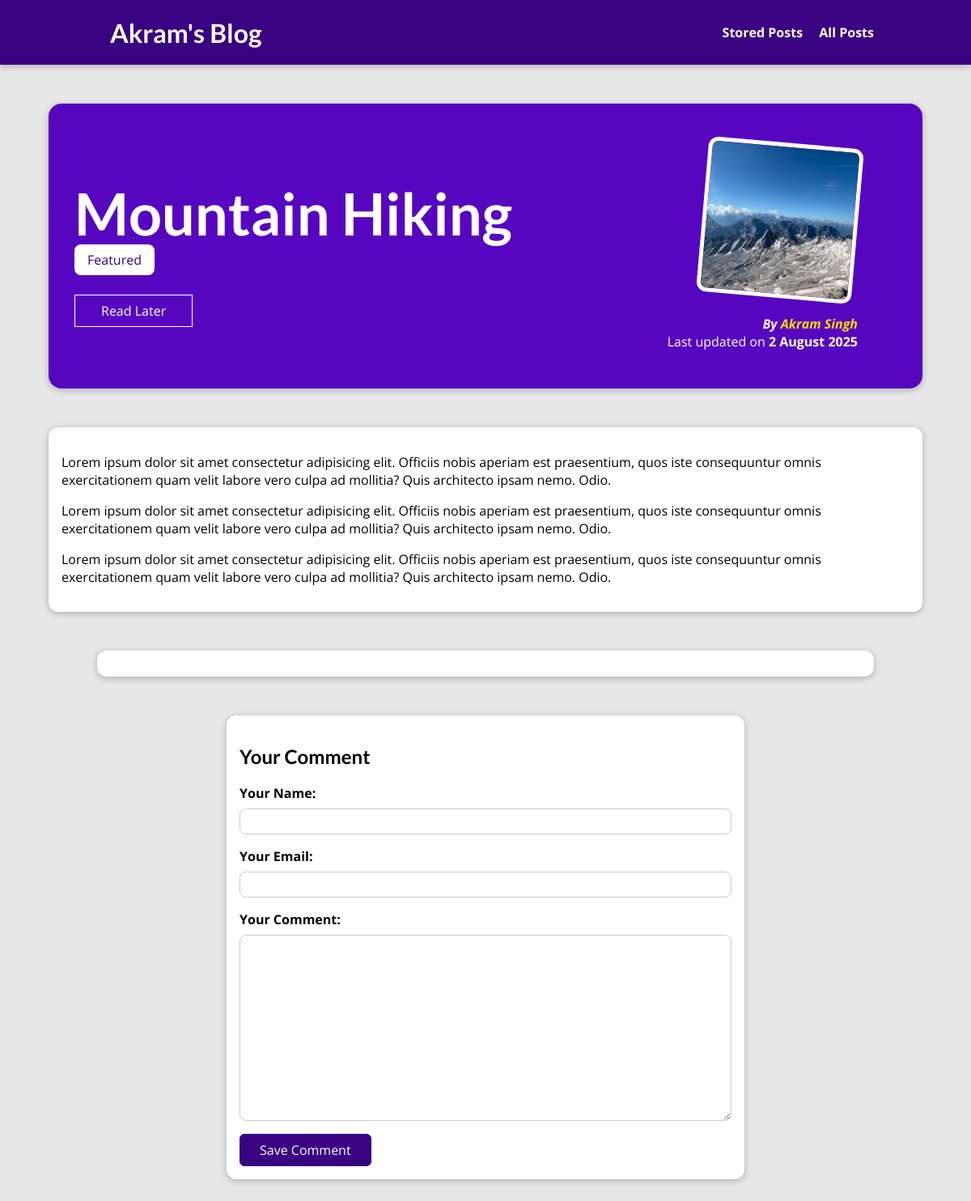
Page /posts/hike-in-the-mountains on the earlier database version.
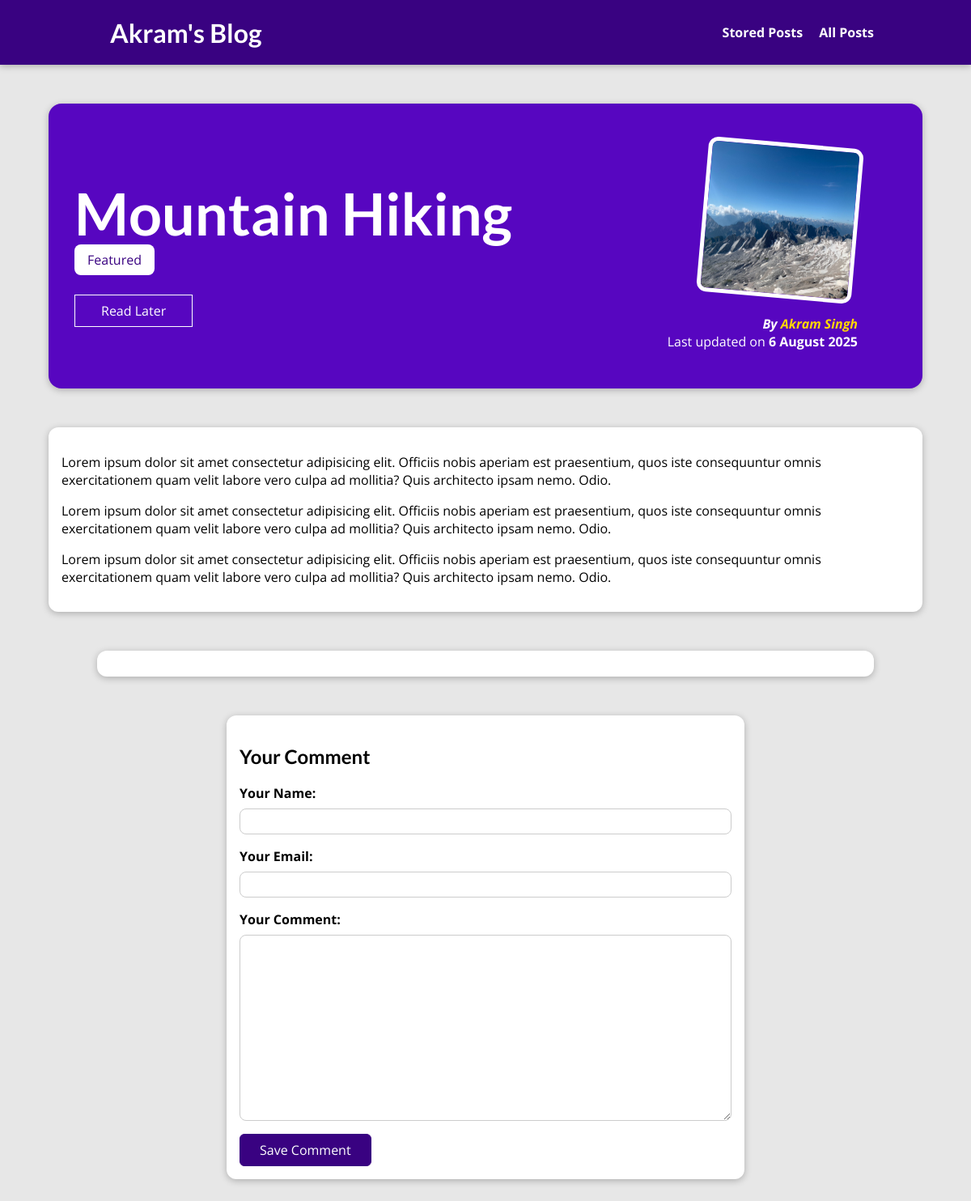
Same page on the later database version.
### blog/models.py (models this page shows, shortened)
class Post(models.Model):
    title = models.CharField(max_length=150)
    excerpt = models.CharField(max_length=200) #, editable=False, blank=True)
    image = models.ImageField(upload_to="posts", null=True)
    date = models.DateField(auto_now=True)
    slug = models.SlugField(max_length=255, default="", blank=True, unique=True)
    content = models.TextField(validators=[MinLengthValidator(10)])
    author = models.ForeignKey(Author, on_delete=models.SET_NULL, null=True, related_name="posts")
    tags = models.ManyToManyField(Tag, related_name="posts")

class Author(models.Model):
    first_name = models.CharField(max_length=100)
    last_name = models.CharField(max_length=100)
    email = models.EmailField()
    def full_name(self):
        return f"{self.first_name} {self.last_name}"
    def __str__(self):
        return self.full_name()

### blog/views.py (the view, shortened to what this page needs)
# urls.py: path("posts/<slug:slug>", views.PostDetailView.as_view(),
class PostDetailView(View):
    def is_stored_post(self, request, post_id):
        stored_posts = request.session.get("stored_posts")
        is_saved_for_later = False
        if stored_posts and post_id in stored_posts:
            is_saved_for_later = True
        return is_saved_for_later
    def get(self, request, slug):
        post = Post.objects.get(slug=slug)
        context={
                "post": post,
                "post_tags": post.tags.all(),
                "comment_form": CommentForm(),
                "comments": post.comments.all().order_by("-id"),
                "saved_for_later": self.is_stored_post(request, post.id),
            }
        return render(request, "blog/post-detail.html", context)

### blog/forms.py
class CommentForm(forms.ModelForm):
    class Meta:
        model = Comment
        exclude = ["post"]
        labels = {
            "user_name": "Your Name",
            "user_email": "Your Email",
            "text": "Your Comment",
        }

### blog/templates/blog/post-detail.html (shortened to what this page needs)
{% extends "base.html" %}
{% load static %}
{% block css_block %}
  <link rel="stylesheet" href="{% static 'blog/post-detail.css' %}">
{% endblock %}
{% block body_block %}
<section id="summary">
  <h2>{{post.title|title}}</h2>
  <div>
    {% for tag in post_tags %}
      <span class="tag">{{ tag.caption }}</span>
    {% endfor %}
  </div>
  <div id="read-later">
    <form action="{% url 'read-later' %}" method="POST">
      <button>
        {% if saved_for_later %}
          Remove From Read Later
        {% else %}
          Read Later
        {% endif %}
      </button>
    </form>
  </div>
  <article>
    <img src="{{ post.image.url }}" alt="{{post.title}}" />
    <address>By <a href="mailto:{{post.author.email}}">{{post.author}}</a></address>
    <div>Last updated on <time>{{ post.date|date:"j F Y" }}</time></div>
  </article>
</section>
<main>
  <p>
    {{post.content|linebreaks}}
  </p>
</main>
<section id="comments">
</section>
<section id="comment-form">
  <h2>Your Comment</h2>
  <form action="{% url 'post-detail-page' post.slug %}" method="POST">
    {% for form_field in comment_form %}
      <div class="form-control {% if form_field.errors %}invalid{% endif %}">
        {{form_field.label_tag}}
        {{form_field}}
      </div>
    {% endfor %}
    <button>Save Comment</button>
  </form>
</section>
{% endblock %}

Differences in the rows shown:
changed Post "Mountain Hiking": date "2 August 2025" → "6 August 2025"
